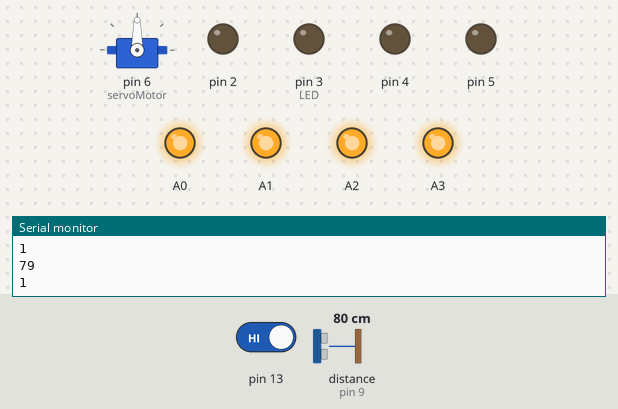
This sketch was run on a simulated Arduino Uno, built with avr-gcc and run on an emulated ATmega328P. Parts: servo, output pins drawn as LEDs (lit = HIGH), the last lines printed to the serial monitor. Wiring (inferred from the names in the program): ultrasonic range finder: trigger pin 10; echo pin 9. The inputs (shaded band) are chosen by the test bench; at power-on: distance to the obstacle (sensor on pin 9) 80 cm, pin 13 HIGH. The echo pulse lasts 58.3 µs per cm; pins used as bus, display or sensor lines are not drawn.

Above: at 1.3 s.
1.4 s: distance to the obstacle (sensor on pin 9) set to 4 cm
At 2.9 s:
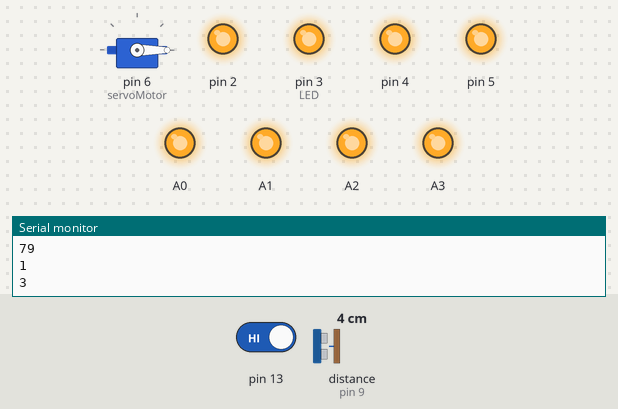
4.4 s: pin 13 driven LOW
At 7.0 s:
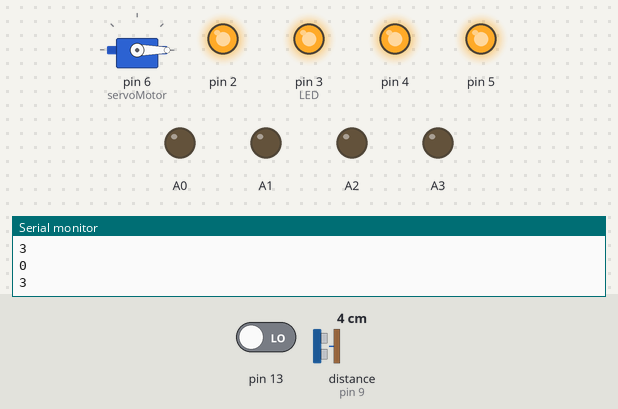
7.4 s: pin 13 driven HIGH
At 12.1 s:
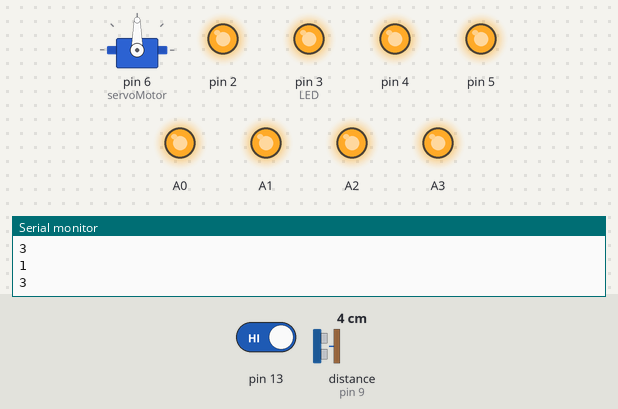
Timing chart, 0 to 16.4 s (numbered marks = the images above; inputs shaded):
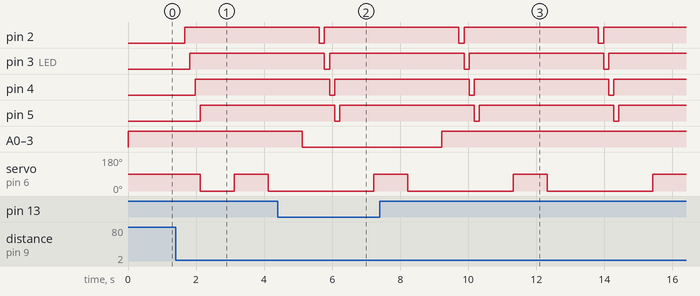

The sketch:

sketch_oct29a.ino
```cpp
#include <Servo.h>
Servo servoMotor;

int TRIG = 10;      // trigger en pin 10
int ECO = 9;      // echo en pin 9
int LED = 3;      // LED en pin 3
int DURACION;
int DISTANCIA;
int buttonState = LOW;

void setup()
{
  pinMode(TRIG, OUTPUT);  // trigger como salida
  pinMode(ECO, INPUT);    // echo como entrada
  pinMode(LED, OUTPUT);   // LED como salida
  Serial.begin(9600);     // inicializacion de comunicacion serial a 9600 bps
  // initialize the LED pin as an output:
  pinMode(2, OUTPUT);
  pinMode(3, OUTPUT);
  pinMode(4, OUTPUT);
  pinMode(5, OUTPUT);
  pinMode(A0, OUTPUT);
  pinMode(A1, OUTPUT);
  pinMode(A2, OUTPUT);
  pinMode(A3, OUTPUT);
  pinMode(13, INPUT);

  Serial.begin(9600);

  // Iniciamos el servo para que empiece a trabajar con el pin 9
  servoMotor.attach(6);
}

void loop()
{

  digitalWrite(TRIG, HIGH);     // generacion del pulso a enviar
  delay(1);       // al pin conectado al trigger
  digitalWrite(TRIG, LOW);    // del sensor

  DURACION = pulseIn(ECO, HIGH);  // con funcion pulseIn se espera un pulso
  // alto en Echo
  DISTANCIA = DURACION / 58.2;    // distancia medida en centimetros
  Serial.println(DISTANCIA);    // envio de valor de distancia por monitor serial


  if (DISTANCIA <= 30 && DISTANCIA >= 0) { // si distancia entre 0 y 20 cms.
    digitalWrite(2, LOW);      // enciende LED
     delay(DISTANCIA * 50);
    digitalWrite(2, HIGH);     // apaga LED

    digitalWrite(3, LOW);      // enciende LED
     delay(DISTANCIA * 50);
    digitalWrite(3, HIGH);

    digitalWrite(4, LOW);      // enciende LED
    delay(DISTANCIA * 50);
    digitalWrite(4, HIGH);

    digitalWrite(5, LOW);      // enciende LED
     delay(DISTANCIA * 50);
    digitalWrite(5, HIGH);


    // Desplazamos a la posición 0º
    servoMotor.write(0);
    // Esperamos 1 segundo
    delay(1000);

    // Desplazamos a la posición 90º
    servoMotor.write(90);
    // Esperamos 1 segundo
    delay(1000);

    // Desplazamos a la posición 0º
    servoMotor.write(0);
    // Esperamos 1 segundo
    delay(1000);

  }

  //declaro boton
  buttonState = digitalRead(13);
Serial.println(buttonState);
  //button state al pulsar se encienden todas
  if (buttonState == LOW) {
    // turn LED on:

    digitalWrite(A0, LOW);
    digitalWrite(A1, LOW);
    digitalWrite(A2, LOW);
    digitalWrite(A3, LOW);
    delay(500);
  } else {
    // turn LED off:
    digitalWrite(A0, HIGH);
    digitalWrite(A1, HIGH);
    digitalWrite(A2, HIGH);
    digitalWrite(A3, HIGH);
    delay(500);
  }
}
```

Measured:
- after the input at 1.4 s, pin 2: LOW → HIGH after 0.27 s; pin 3 (LED): LOW → HIGH after 0.42 s; pin 4: LOW → HIGH after 0.57 s; pin 5: LOW → HIGH after 0.72 s; servo on pin 6 (servoMotor): 90° → 0° after 0.72 s, → 90° 1.0 s later, → 0° 1.0 s later
- after the input at 4.4 s, A0–3: HIGH → LOW after 0.72 s
- after the input at 7.4 s, A0–3: LOW → HIGH after 1.8 s
